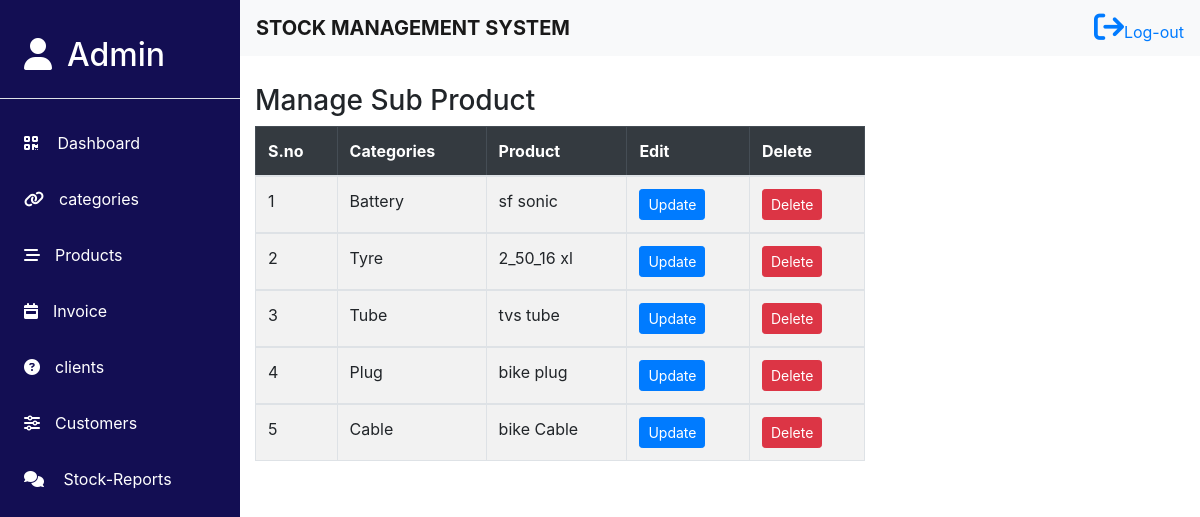
Screenshot of /manageproducts/ with the database file from the repository.
### myapp/models.py (models this page shows, shortened)
class products(models.Model):
    name=models.CharField(max_length=100,null=False,blank=False)
    category=models.CharField(max_length=100,default="Unknown", null=False,blank=False)

### myapp/views.py (the view)
# urls.py: path('manageproducts/',views.manage_products, name='manageproducts'),
def manage_products(request):
  showproducts=products.objects.all()
  return render(request,'mngproducts.html',{'mng_products':showproducts})

### templates/mngproducts.html
{% include 'navbar.html' %}
{% block content%}
<div class="dashboard-content">
    <section class="add-con">
        <div class="container-fluid">
            <div class="row">
                <div class="col-8">
                        <h3>Manage Sub Product</h3>
                        <table class="table table-bordered table-striped ">
                            <thead class="table-dark">
                              <tr>
                                <th scope="col">S.no</th>
                                <th scope="col">Categories</th>
                                <th scope="col">Product</th>
                                <th scope="col">Edit</th>
                                <th scope="col">Delete</th>
                              </tr>
                            </thead>
                            {% for products in mng_products%}
                            <tbody>
                              <tr>
                                <td>{{forloop.counter}}</td>
                                <td>{{products.category}}</td>
                                <td>{{products.name}}</td>
                                <td>
                                   <a href="{% url 'product_update' products.id %}"><button class="btn btn-primary btn-sm">Update</button></a>
                                </td>
                                 <td>
                                  <a href="{% url 'product_delete' products.id %}"><button class="btn btn-danger btn-sm">Delete</button></a>
                                 </td>
                              </tr>
                            </tbody>
                            {% endfor%}
                        </table>
                </div>
            </div>
        </div>
     </section>
</div>
{% endblock %}

### static/css/dashboard.css (style rules this page uses)
* { margin:0; padding:0; box-sizing: border-box; }
.dashboard-content { margin-left:20%; margin-top:7%; }

### rows the page displays
products: category "Battery", name "sf sonic"
products: category "Tyre", name "2_50_16 xl"
products: category "Tube", name "tvs tube"
products: category "Plug", name "bike plug"
products: category "Cable", name "bike Cable"
